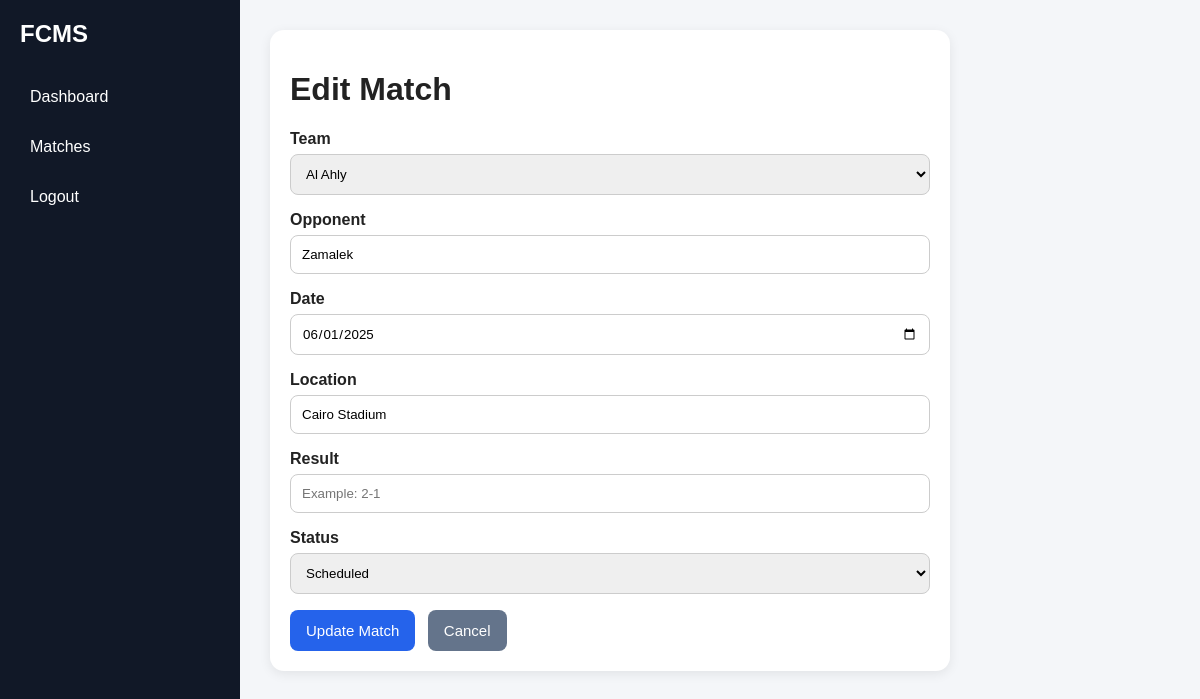
Page /public/index.php?page=matches&action=edit&id=1 (signed in) on the committed database.
### tables this page shows
CREATE TABLE `matches` (
  `matchId` int(11) NOT NULL,
  `teamId` int(11) DEFAULT NULL,
  `opponent` varchar(100) NOT NULL,
  `matchDate` date NOT NULL,
  `location` varchar(100) DEFAULT NULL,
  `result` varchar(20) DEFAULT NULL,
  `status` enum('scheduled','completed','cancelled') DEFAULT 'scheduled'
);

CREATE TABLE `teams` (
  `teamId` int(11) NOT NULL,
  `teamName` varchar(100) NOT NULL,
  `category` varchar(50) DEFAULT NULL
);

### app/controllers/MatchController.php (called while the page is built, shortened)
<?php
require_once __DIR__ . '/../models/MatchModel.php';
class MatchController extends Controller
{
    private $matchModel;
    public function __construct()
    {
        $this->matchModel = new MatchModel();
    }
    public function edit()
    {
        $matchId = (int)($_GET['id'] ?? 0);
        $match = $this->matchModel->getMatchById($matchId);
        $teams = $this->matchModel->getTeams();
        $this->view('matches/edit', ['match' => $match, 'teams' => $teams]);
    }
}

### app/core/Database.php (called while the page is built, shortened)
<?php
class Database
{
    private static $instance = null;
    private $connection;
    private function __construct()
    {
        $this->connection = new mysqli(DB_HOST, DB_USER, DB_PASS, DB_NAME);
        $this->connection->set_charset('utf8mb4');
    }
    public static function getInstance()
    {
        if (self::$instance === null) {
            self::$instance = new Database();
        }
        return self::$instance;
    }
    public function getConnection()
    {
        return $this->connection;
    }
}

### app/core/Model.php (called while the page is built, shortened)
<?php
require_once __DIR__ . '/Database.php';
class Model
{
    public function __construct()
    {
        $this->db = Database::getInstance()->getConnection();
    }
}

### app/models/MatchModel.php (called while the page is built, shortened)
<?php
require_once __DIR__ . '/../core/Model.php';
class MatchModel extends Model
{
    public function getMatchById($matchId)
    {
        $sql = "SELECT * FROM matches WHERE matchId = ? LIMIT 1";
        $stmt = $this->db->prepare($sql);
        $stmt->bind_param('i', $matchId);
        $stmt->execute();
        return $stmt->get_result()->fetch_assoc();
    }
    public function getTeams()
    {
        $result = $this->db->query("SELECT teamId, teamName FROM teams ORDER BY teamName ASC");
        $teams = [];
        if ($result && $result->num_rows > 0) {
            while ($row = $result->fetch_assoc()) {
                $teams[] = $row;
            }
        }
        return $teams;
    }
}

### app/views/matches/edit.php (the view, shortened to what this page needs)
<!DOCTYPE html>
<html lang="en">
<head>
    <link rel="stylesheet" href="<?php echo BASE_URL; ?>css/style.css">
</head>
<body>
    <div class="layout">
        <aside class="sidebar">
            <h2>FCMS</h2>
            <ul>
                <li><a href="<?php echo BASE_URL; ?>index.php?page=dashboard">Dashboard</a></li>
                <li><a href="<?php echo BASE_URL; ?>index.php?page=matches">Matches</a></li>
                <li><a href="<?php echo BASE_URL; ?>index.php?page=logout">Logout</a></li>
            </ul>
        </aside>
        <main class="content">
            <div class="form-container">
                <h1>Edit Match</h1>
                <form method="POST" action="<?php echo BASE_URL; ?>index.php?page=matches&action=update">
                    <div class="form-group">
                        <label>Team</label>
                        <select name="teamId" required>
                            <?php foreach ($teams as $team): ?>
                                <option value="<?php echo $team['teamId']; ?>" <?php echo ($team['teamId'] == $match['teamId']) ? 'selected' : ''; ?>>
                                    <?php echo htmlspecialchars($team['teamName']); ?>
                                </option>
                            <?php endforeach; ?>
                        </select>
                    </div>
                    <div class="form-group">
                        <label>Opponent</label>
                        <input type="text" name="opponent" value="<?php echo htmlspecialchars($match['opponent']); ?>" required>
                    </div>
                    <div class="form-group">
                        <label>Date</label>
                        <input type="date" name="matchDate" value="<?php echo htmlspecialchars($match['matchDate']); ?>" required>
                    </div>
                    <div class="form-group">
                        <label>Location</label>
                        <input type="text" name="location" value="<?php echo htmlspecialchars($match['location'] ?? ''); ?>" required>
                    </div>
                    <div class="form-group">
                        <label>Result</label>
                        <input type="text" name="result" value="<?php echo htmlspecialchars($match['result'] ?? ''); ?>" placeholder="Example: 2-1">
                    </div>
                    <div class="form-group">
                        <label>Status</label>
                        <select name="status">
                            <option value="scheduled" <?php echo ($match['status'] === 'scheduled') ? 'selected' : ''; ?>>Scheduled</option>
                        </select>
                    </div>
                    <button type="submit" class="btn-primary">Update Match</button>
                    <a href="<?php echo BASE_URL; ?>index.php?page=matches" class="btn-secondary">Cancel</a>
                </form>
            </div>
        </main>
    </div>
</body>
</html>

### public/css/style.css (style rules this page uses)
* { box-sizing: border-box; font-family: Arial, sans-serif; }
body { margin: 0; background: #f4f6f9; color: #222; }
.form-group { margin-bottom: 16px; }
label { display: block; margin-bottom: 6px; font-weight: bold; }
input, select, textarea { width: 100%; padding: 11px; border: 1px solid #ccc; border-radius: 8px; }
.btn-primary, .btn-secondary { display: inline-block; border: none; color: white; padding: 12px 16px; border-radius: 8px; cursor: pointer; font-size: 15px; text-decoration: none; }
.btn-primary { background: #2563eb; }
.btn-secondary { background: #64748b; margin-left: 8px; }
.layout { display: flex; min-height: 100vh; }
.sidebar { width: 240px; background: #111827; color: white; padding: 20px; flex-shrink: 0; }
.sidebar h2 { margin-top: 0; margin-bottom: 30px; }
.sidebar ul { padding: 0; list-style: none; }
.sidebar li { margin-bottom: 12px; }
.sidebar a { color: white; text-decoration: none; display: block; padding: 10px; border-radius: 8px; }
.content { flex: 1; padding: 30px; }
.card, .table-container, .form-container { background: white; padding: 20px; border-radius: 14px; box-shadow: 0 3px 12px rgba(0,0,0,0.08); }
.form-container { max-width: 680px; }

### rows in the picture
matches: teamId "Al Ahly", opponent "Zamalek", matchDate "06/01/2025", location "Cairo Stadium", status "Scheduled"
